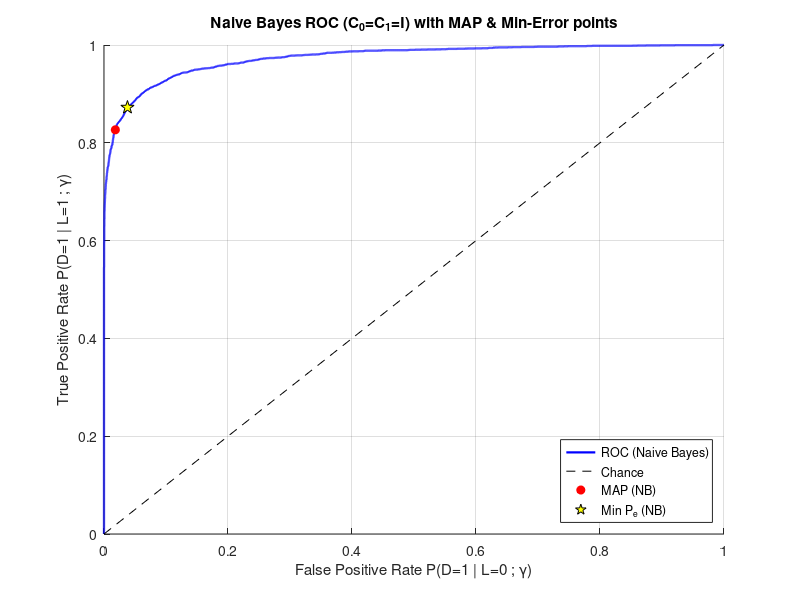
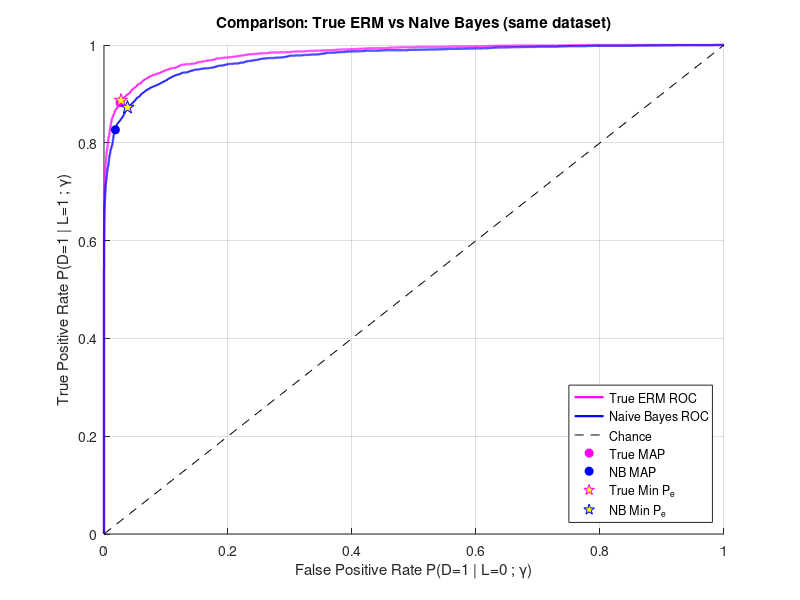

The MATLAB source for these figures, in order:
function nb_and_comparison_plots()
% ---------------------------------------------------------------
% Two separate plots:
% (Fig 1) Naive Bayes only (C0=C1=I) with MAP & min-error markers
% (Fig 2) Comparison overlay: True ERM (quadratic) vs Naive Bayes
% ---------------------------------------------------------------

clear; clc; close all; rng default;

%% 1) Generate ONE dataset (use exact prior counts for stability)
N = 10000; P0 = 0.65; P1 = 0.35;
N0 = round(P0*N); N1 = N - N0;

m0 = [-0.5; -0.5; -0.5];
C0 = [ 1 -0.5 0.3; -0.5 1 -0.5; 0.3 -0.5 1 ];
m1 = [1; 1; 1];
C1 = [ 1 0.3 -0.2; 0.3 1 0.3; -0.2 0.3 1 ];

r0 = mvnrnd(m0, C0, N0);
r1 = mvnrnd(m1, C1, N1);
X = [r0; r1];
L = [zeros(N0,1); ones(N1,1)];
idx0 = (L==0); idx1 = (L==1);

%% 2) Build LLRs for both models

% --- True ERM (quadratic discriminant) ---
C0inv = inv(C0); C1inv = inv(C1);
logdetC0 = 2*sum(log(diag(chol(C0,'lower'))));
logdetC1 = 2*sum(log(diag(chol(C1,'lower'))));
Xm0 = X - m0.'; Xm1 = X - m1.';
q0 = sum((Xm0*C0inv).*Xm0, 2);
q1 = sum((Xm1*C1inv).*Xm1, 2);
llr_true = -0.5*(q1 - q0) - 0.5*(logdetC1 - logdetC0);

% --- Naive Bayes (identity covariances) ---
d0sq = sum((X - m0.').^2, 2);
d1sq = sum((X - m1.').^2, 2);
llr_nb = -0.5*(d1sq - d0sq);

%% 3) ROC arrays
[FPR_t,TPR_t,Perr_t,gamma_t] = roc_from_llr(llr_true, idx0, idx1, P0, P1);
[FPR_n,TPR_n,Perr_n,gamma_n] = roc_from_llr(llr_nb, idx0, idx1, P0, P1);

% AUCs
auc_true = trapz(FPR_t,TPR_t);
auc_nb = trapz(FPR_n,TPR_n);

% MAP & min-error indices
gamma_map = P0/P1; tmap = log(gamma_map);
[~,kmap_t] = min(abs(log(gamma_t)-tmap));
[~,kmap_n] = min(abs(log(gamma_n)-tmap));

[~,kmin_t] = min(Perr_t);
[~,kmin_n] = min(Perr_n);

%% 4) FIGURE 1: Naive Bayes only
figure(1); clf; hold on; grid on;
plot(FPR_n,TPR_n,'b-','LineWidth',1.6,'DisplayName','ROC (Naive Bayes)');
plot([0 1],[0 1],'k--','LineWidth',0.7,'DisplayName','Chance');
plot(FPR_n(kmap_n),TPR_n(kmap_n),'ro','MarkerFaceColor','r','DisplayName','MAP (NB)');
plot(FPR_n(kmin_n),TPR_n(kmin_n),'p','MarkerEdgeColor','k','MarkerFaceColor','y',...
     'MarkerSize',10,'DisplayName','Min P_e (NB)');
xlabel('False Positive Rate P(D=1 | L=0 ; \gamma)');
ylabel('True Positive Rate P(D=1 | L=1 ; \gamma)');
title('Naive Bayes ROC (C_0=C_1=I) with MAP & Min-Error points');
legend('Location','SouthEast'); axis([0 1 0 1]);

%% 5) FIGURE 2: Comparison overlay
figure(2); clf; hold on; grid on;
plot(FPR_t,TPR_t,'m-','LineWidth',1.6,'DisplayName','True ERM ROC');
plot(FPR_n,TPR_n,'b-','LineWidth',1.6,'DisplayName','Naive Bayes ROC');
plot([0 1],[0 1],'k--','LineWidth',0.7,'DisplayName','Chance');
plot(FPR_t(kmap_t),TPR_t(kmap_t),'mo','MarkerFaceColor','m','DisplayName','True MAP');
plot(FPR_n(kmap_n),TPR_n(kmap_n),'bo','MarkerFaceColor','b','DisplayName','NB MAP');
plot(FPR_t(kmin_t),TPR_t(kmin_t),'mp','MarkerFaceColor','y','MarkerSize',10,'DisplayName','True Min P_e');
plot(FPR_n(kmin_n),TPR_n(kmin_n),'bp','MarkerFaceColor','y','MarkerSize',10,'DisplayName','NB Min P_e');
xlabel('False Positive Rate P(D=1 | L=0 ; \gamma)');
ylabel('True Positive Rate P(D=1 | L=1 ; \gamma)');
title('Comparison: True ERM vs Naive Bayes (same dataset)');
legend('Location','SouthEast'); axis([0 1 0 1]);

%% 6) Print comparison table
fprintf('\n==== COMPARISON (same dataset) ====\n');
fprintf('AUC True = %.6f | AUC NB = %.6f | dAUC = %.6f\n', auc_true, auc_nb, auc_nb-auc_true);
fprintf('\nMAP (gamma=P0/P1=%.6f)\n', gamma_map);
fprintf(' True: FPR=%.6f, TPR=%.6f, P_e=%.7f\n', FPR_t(kmap_t), TPR_t(kmap_t), Perr_t(kmap_t));
fprintf(' NB  : FPR=%.6f, TPR=%.6f, P_e=%.7f\n', FPR_n(kmap_n), TPR_n(kmap_n), Perr_n(kmap_n));
fprintf('\nMinimum empirical P_e\n');
fprintf(' True: gamma=%.9f, FPR=%.6f, TPR=%.6f, P_e=%.7f\n', gamma_t(kmin_t), FPR_t(kmin_t), TPR_t(kmin_t), Perr_t(kmin_t));
fprintf(' NB  : gamma=%.9f, FPR=%.6f, TPR=%.6f, P_e=%.7f\n', gamma_n(kmin_n), FPR_n(kmin_n), TPR_n(kmin_n), Perr_n(kmin_n));
fprintf(' P_e(min) difference (NB - True) = %.7f\n', Perr_n(kmin_n) - Perr_t(kmin_t));
fprintf('====================================\n');

% Optional: save figures
% saveas(figure(1), 'nb_only_roc.png');
% saveas(figure(2), 'comparison_true_vs_nb_roc.png');

end

% ---------- helper: empirical ROC from an LLR vector -------------
function [FPR,TPR,Perr,gamma_grid] = roc_from_llr(llr, idx0, idx1, P0, P1)
t_grid = [-Inf; sort(llr); +Inf];
gamma_grid = exp(t_grid);
TPR = zeros(numel(t_grid),1); FPR = TPR;
for k = 1:numel(t_grid)
    D = llr > t_grid(k);
    TPR(k) = mean(D(idx1)==1);
    FPR(k) = mean(D(idx0)==1);
end
Perr = FPR*P0 + (1-TPR)*P1;
end
